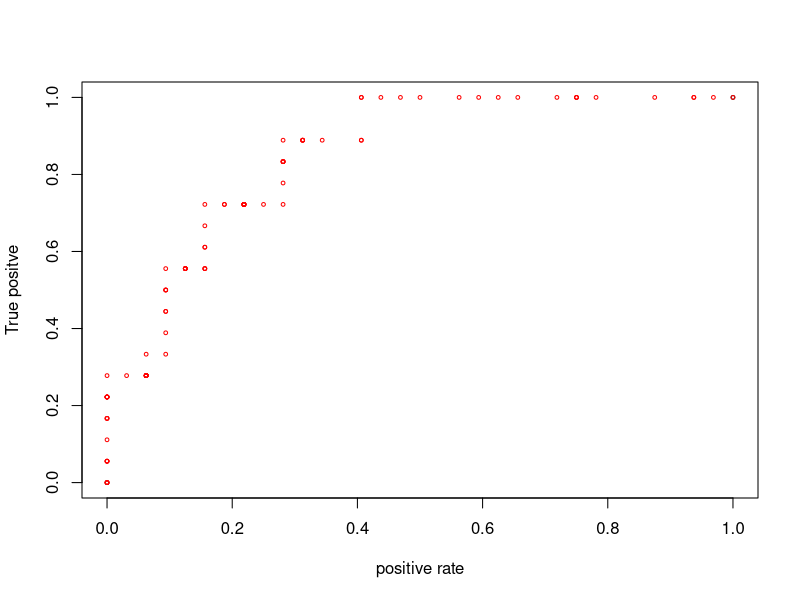
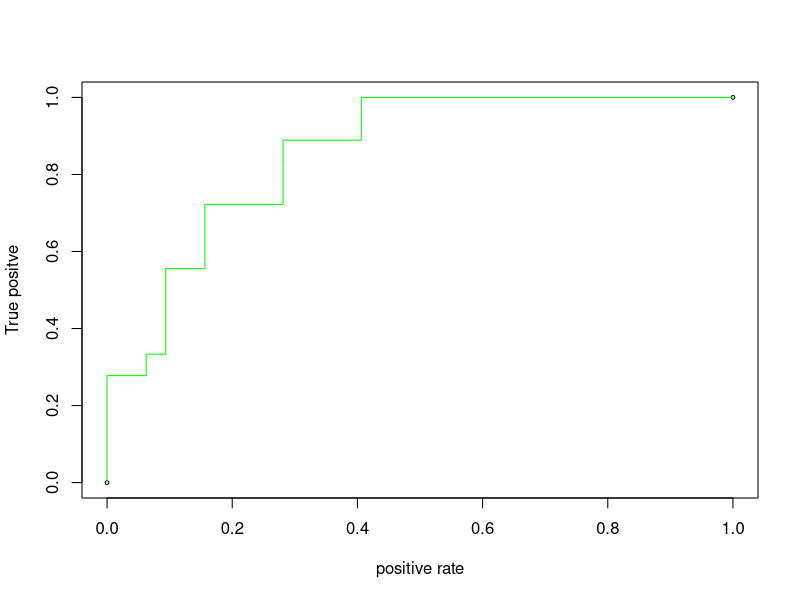
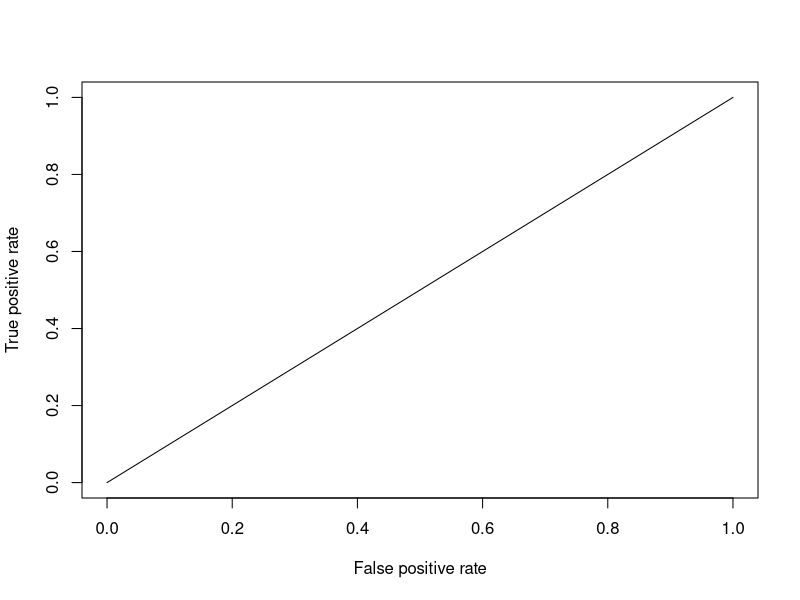

Write the R code that produced these figures, in order.
set.seed(123)
n=50
X=rnorm(n)
Y=rbinom(n,size=1,prob=
           exp(2*X-1)/(1+exp(2*X-1)))
B=data.frame(Y,X)
reg=glm(Y~X,family=binomial,data=B)
S=predict(reg,type="response")

plot(0:1,0:1,xlab="positive rate",ylab="True positve",cex=0.5)
for (s in seq(0,1,.01)) {
  ps=(S>s)*1
  fp=sum((ps==1)*(Y==0))/sum(Y==0)
  tp=sum((ps==1)*(Y==1))/sum(Y==1)
  points(fp,tp,cex=.5,col="red")
}

#courbe roc
fp=tp=rep(NA,101)
plot(0:1,0:1,xlab="positive rate",ylab="True positve",cex=0.5)
for (s in seq(0,1,.01)) {
  ps=(S>s)*1
  fp[1+s*100]=sum((ps==1)*(Y==0))/sum(Y==0)
  tp[1+s*100]=sum((ps==1)*(Y==1))/sum(Y==1)
  
}
lines(c(fp),c(tp),type = "s",col="green")


library(ROCR)
pred=prediction(ps,Y)
pref=performance(pred,"tpr","fpr")
plot(pref)
